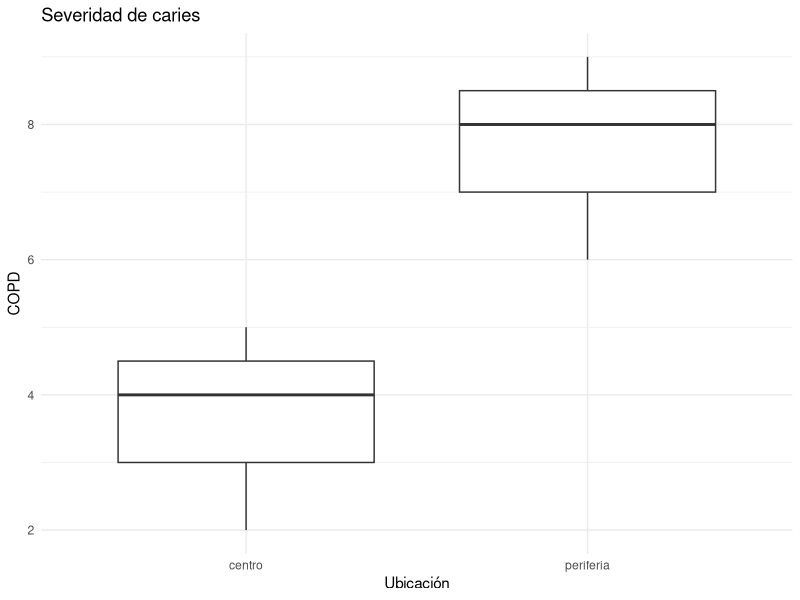

Source code (R):
## ---- chunk 1
library(tidyverse)
messydata <- tibble(id = c("ciudad 1", "ciudad 2", "ciudad 3"),
                    centro = c(4, 2, 5),
                    periferia = c(8, 6, 9))
## ---- chunk 2
messydata
## ---- chunk 3
messydata %>% 
  gather(key = "Ubicación", value = "COPD", centro:periferia) %>% 
  ggplot(aes(x = Ubicación, y = COPD)) + 
  geom_boxplot() + 
  labs(title = "Severidad de caries", x = "Ubicación", y = "COPD") + 
  theme_minimal()
